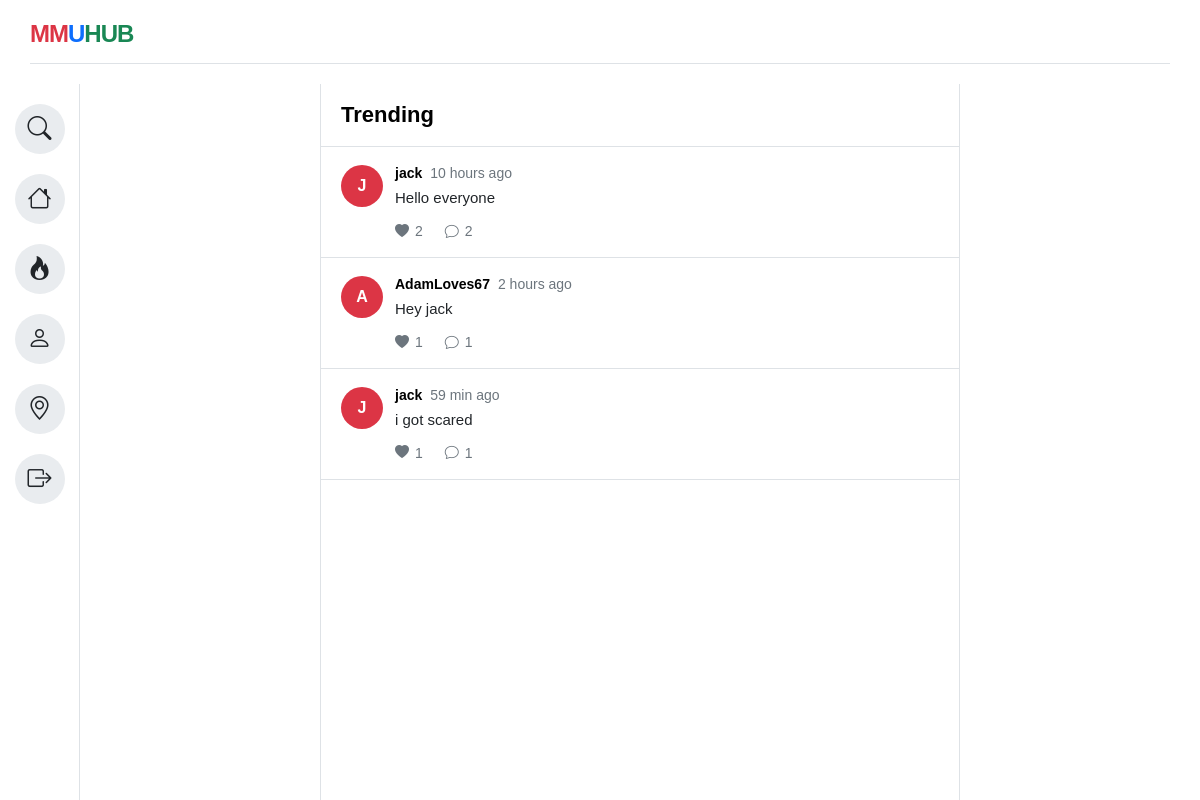
Screenshot of /Trending.html (signed in) with the database file from the repository.
### tables this page shows
CREATE TABLE posts (
        id INTEGER PRIMARY KEY AUTOINCREMENT,
        user_id INTEGER,
        content TEXT,
        created_at TIMESTAMP DEFAULT CURRENT_TIMESTAMP,
        FOREIGN KEY(user_id) REFERENCES users(id)
    );

### app.py (the view)
@app.route("/Trending.html")
def trending():
    if "user" not in session:
        return redirect(url_for("login_page"))
    posts = get_most_liked_posts()
    formatted_posts = []
    for post in posts:
        formatted_posts.append({
            "id": post[0],
            "username": post[1],
            "content": post[2],
            "time": time_ago(post[3]),
            "likes": post[4],
            "comments": get_comment_count(post[0])
        })
    return render_template(
        "Trending.html",
        username=session["user"]["username"],
        posts=formatted_posts
    )

### comments.py (called while the page is built)
def get_comment_count(post_id):
    conn = connect()
    cursor = conn.cursor()
    cursor.execute(
        "SELECT COUNT(*) FROM comments WHERE post_id=?",
        (post_id,)
    )
    count = cursor.fetchone()[0]
    conn.close()
    return count

### database.py (called while the page is built)
def connect():
    return sqlite3.connect("app.db")

### posts.py (called while the page is built)
def get_most_liked_posts():
    conn = connect()
    cursor = conn.cursor()
    cursor.execute("""
SELECT
    posts.id,
    users.username,
    posts.content,
    posts.created_at,
    COUNT(likes.id) AS like_count
FROM posts
JOIN users
ON posts.user_id = users.id
LEFT JOIN likes
ON posts.id = likes.post_id
GROUP BY posts.id
ORDER BY like_count DESC
""")
    posts = cursor.fetchall()
    conn.close()
    return posts

### templates/Trending.html (shortened to what this page needs)
<!DOCTYPE html>
<html lang="en">
<head>
    <link rel="stylesheet" href="{{ url_for('static', filename='style.css') }}">
    <link rel="stylesheet" href="https://cdn.jsdelivr.net/npm/bootstrap-icons@1.11.1/font/bootstrap-icons.css">
</head>
<body>
    <div class="app-background">
        <div class="main-container">
            <header>
                <div class="logo">
                    <span class="red">MM</span><span class="blue">U</span><span class="green">HUB</span>
                </div>
                <hr class="header-line">
            </header>
            <div class="content-wrapper">
                <aside class="sidebar">
                    <div class="icon-group">
                      <a href="Search.html" class="icon-circle" data-tooltip="Search"><i class="bi bi-search"></i></a>
                      <a href="Homepage.html" class="icon-circle" data-tooltip="Home"><i class="bi bi-house"></i></a>
                      <a href="Trending.html" class="icon-circle" data-tooltip="Trending"><i class="bi bi-fire"></i></a>
                      <a href="Profile.html" class="icon-circle" data-tooltip="Profile"><i class="bi bi-person"></i></a>
                      <a href="Map.html" class="icon-circle" data-tooltip="Map"><i class="bi bi-geo-alt"></i></a>
                      <a href="/logout" class="icon-circle logout-btn" data-tooltip="Logout">
                           <i class="bi bi-box-arrow-right"></i>
                      </a>
                    </div>
                </aside>
                <main class="content-area">
                    <section class="feed-container">
                     <div class="feed-page-title">
                      <h1>Trending</h1>
                     </div>
{% for post in posts %}
<article class="feed-post">
    <div class="feed-avatar avatar-red">
        {{ post.username[0]|upper }}
    </div>
    <div class="feed-post-body">
        <div class="feed-post-header">
            <strong>{{ post.username }}</strong>
            <span>{{ post.time }}</span>
        </div>
        <p>{{ post.content }}</p>
        <div class="feed-actions">
            <button type="button">
                <i class="bi bi-heart-fill"></i>
                <span>{{ post.likes }}</span>
            </button>
            <button type="button">
                <i class="bi bi-chat"></i>
                <span>{{ post.comments }}</span>
            </button>
        </div>
    </div>
</article>
{% endfor %}
                    </section>
                </main>
            </div>
        </div>
    </div>
</body>
</html>

### static/style.css (style rules this page uses)
* { box-sizing: border-box; margin: 0; padding: 0; font-family: Arial, sans-serif; }
body, html { height: 100%; width: 100%; overflow: hidden; }
.app-background { background-color: #212529; width: 100vw; height: 100vh; display: flex; justify-content: center; align-items: center; padding: 0; }
.main-container { background-color: #ffffff; width: 100%; height: 100%; display: flex; flex-direction: column; overflow: hidden; }
header { padding: 20px 30px; }
.logo { font-size: 24px; font-weight: bold; letter-spacing: -1px; margin-bottom: 15px; }
.logo .red { color: #dc3545; }
.logo .blue { color: #0d6efd; }
.logo .green { color: #198754; }
a { text-decoration: none; color: inherit; }
.header-line { margin-top: 15px; border: none; border-bottom: 1px solid #dee2e6; }
.content-wrapper { display: flex; justify-content: center; position: relative; flex: 1; min-height: 0; }
.sidebar { width: 80px; background-color: #ffffff; border-right: 1px solid #dee2e6; display: flex; flex-direction: column; align-items: center; padding: 20px 0; }
.icon-group { display: flex; flex-direction: column; gap: 20px; }
.icon-circle { width: 50px; height: 50px; background-color: #e9ecef; border-radius: 50%; display: flex; justify-content: center; align-items: center; font-size: 24px; color: #212529; cursor: pointer; transition: background-color 0.2s; position: relative; }
.content-area { flex: 1; background-color: #ffffff; position: relative; overflow-y: auto; }
.feed-container { width: 100%; max-width: 640px; min-height: 100%; border-left: 1px solid #dee2e6; border-right: 1px solid #dee2e6; background-color: #ffffff; margin: 0 auto; }
.feed-page-title { padding: 18px 20px; border-bottom: 1px solid #dee2e6; }
.feed-page-title h1 { font-size: 22px; line-height: 1.2; }
.feed-post { display: flex; gap: 12px; padding: 18px 20px; border-bottom: 1px solid #dee2e6; }
.feed-avatar { width: 42px; height: 42px; border-radius: 50%; color: #ffffff; display: flex; align-items: center; justify-content: center; font-weight: 700; flex-shrink: 0; }
.avatar-red { background-color: #dc3545; }
.feed-post-body { min-width: 0; flex: 1; }
.feed-post-header { display: flex; align-items: center; gap: 8px; flex-wrap: wrap; margin-bottom: 6px; font-size: 14px; }
.feed-post-header span { color: #6c757d; }
.feed-post-body p { font-size: 15px; line-height: 1.45; color: #212529; }
.feed-actions { display: flex; gap: 22px; margin-top: 14px; }
.feed-actions button { border: none; background: none; color: #6c757d; display: flex; align-items: center; gap: 6px; font-size: 14px; cursor: pointer; padding: 0; }
[data-tooltip]::after { content: attr(data-tooltip); position: absolute; left: 65px; background-color: #212529; color: #ffffff; padding: 6px 12px; border-radius: 6px; font-size: 13px; white-space: nowrap; opacity: 0; visibility: hidden; transition: opacity 0.2s ease, visibility 0.2s ease; pointer-events: none; z-index: 100; }

### rows the page displays
posts: username "J", username "jack", time "10 hours ago", content "Hello everyone", likes "2", comments "2"
posts: username "A", username "AdamLoves67", time "2 hours ago", content "Hey jack", likes "1", comments "1"
posts: username "J", username "jack", time "59 min ago", content "i got scared", likes "1", comments "1"
